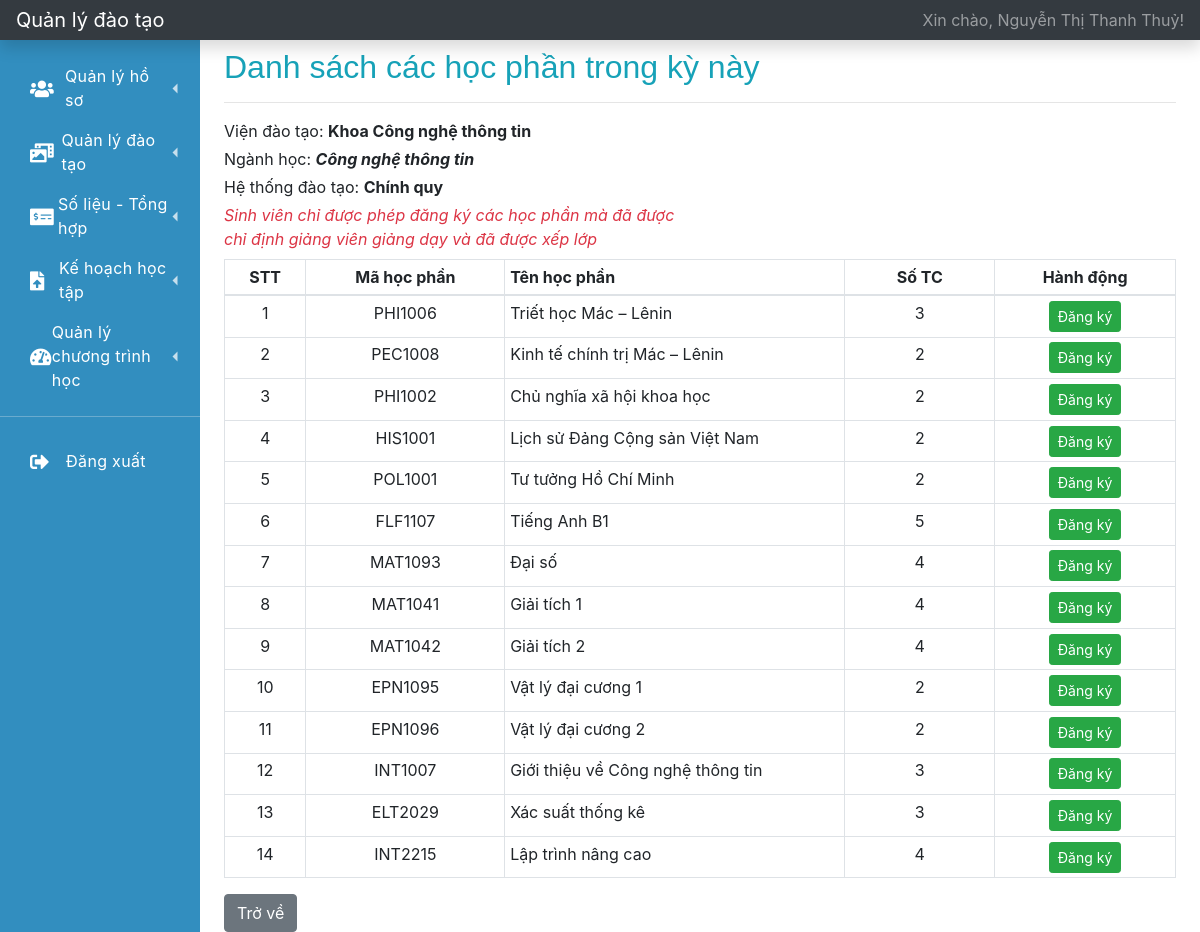
Screenshot of /index.php?r=danh-sach-hoc-phan (signed in) with the database file from the repository.
### tables this page shows
CREATE TABLE `user` (
  `id` int(11) NOT NULL,
  `username` varchar(64) NOT NULL,
  `password` varchar(128) NOT NULL,
  `user_type` varchar(32) NOT NULL,
  `user_code` varchar(32) DEFAULT NULL,
  `fullname` varchar(128) NOT NULL,
  `dob` date NOT NULL,
  `phone_number` varchar(15) DEFAULT NULL,
  `email` varchar(64) DEFAULT NULL,
  `address` varchar(512) DEFAULT NULL,
  `status` varchar(32) NOT NULL DEFAULT 'active'
);

CREATE TABLE `training_institute` (
  `id` int(11) NOT NULL,
  `training_institute_code` varchar(32) NOT NULL,
  `training_institute_name` varchar(128) NOT NULL
);

CREATE TABLE `training_majors` (
  `id` int(11) NOT NULL,
  `training_institute_code` varchar(32) NOT NULL,
  `training_system_code` varchar(32) NOT NULL,
  `training_majors_code` varchar(32) NOT NULL,
  `training_majors_name` varchar(128) NOT NULL
);

CREATE TABLE `training_system` (
  `id` int(11) NOT NULL,
  `training_system_code` varchar(32) NOT NULL,
  `training_system_name` varchar(128) NOT NULL
);

CREATE TABLE `subject` (
  `id` int(11) NOT NULL,
  `training_majors_code` varchar(32) NOT NULL,
  `training_system_code` varchar(32) NOT NULL,
  `subject_code` varchar(32) NOT NULL,
  `subject_name` varchar(128) NOT NULL,
  `num_of_credit` tinyint(2) NOT NULL
);

### function.php (called while the page is built, shortened)
<?php
    function getInfoLoginFromSession()
    {
        $key = 'user_login';
        if (isset($_SESSION[$key])) {
            $data = $_SESSION[$key];
            return $data;
        }
        return array();
    }
    function getFullnameUserLogin()
    {
        $info_user = getInfoLoginFromSession();
        if (empty($info_user) == false) {
            $fullname = $info_user['fullname'];
            return $fullname;
        }
        return '';
    }
    function getUserIdLogin()
    {
        $info_user = getInfoLoginFromSession();
        if (empty($info_user) == false) {
            $fullname = $info_user['id'];
            return $fullname;
        }
        return '';
    }
?>

### database.php (called while the page is built, shortened)
<?php
    function getOne($instance_db, $sql)
    {
        $stmt = $instance_db->prepare($sql);
        $stmt->setFetchMode(PDO::FETCH_ASSOC);
        $stmt->execute();
        return $stmt->fetch();
    }
    function getAll($instance_db, $sql)
    {
        $stmt = $instance_db->prepare($sql);
        $stmt->setFetchMode(PDO::FETCH_ASSOC);
        $stmt->execute();
        $data = array();
        while ($row = $stmt->fetch()) {
            $data[] = $row;
        }
        return $data;
    }
    function getInfoLogin($instance_db, $username, $password)
    {
        $sql = "SELECT * FROM USER WHERE USERNAME = '{$username}' AND PASSWORD = '{$password}'";
        return getOne($instance_db, $sql);
    }
?>

### danh-sach-hoc-phan.php (the view, shortened to what this page needs)
<?php
    $sql1 = "SELECT TRAINING_INSTITUTE_NAME, TRAINING_MAJORS_NAME FROM PROFILE AS P INNER JOIN TRAINING_INSTITUTE AS TI ON P.TRAINING_INSTITUTE_CODE = TI.TRAINING_INSTITUTE_CODE " .
            "INNER JOIN TRAINING_MAJORS AS TM ON TI.TRAINING_INSTITUTE_CODE = TM.TRAINING_INSTITUTE_CODE WHERE P.USER_ID = {$user_id}";
    $training_institute = getOne($connect, $sql1);
    $sql2 = "SELECT TRAINING_SYSTEM_NAME FROM TRAINING_SYSTEM AS TS INNER JOIN TRAINING_MAJORS AS TM ON TS.TRAINING_SYSTEM_CODE = TM.TRAINING_SYSTEM_CODE " .
            "INNER JOIN TRAINING_INSTITUTE AS TI ON TM.TRAINING_INSTITUTE_CODE = TI.TRAINING_INSTITUTE_CODE " .
            "INNER JOIN PROFILE AS P ON TI.TRAINING_INSTITUTE_CODE = P.TRAINING_INSTITUTE_CODE WHERE P.USER_ID = {$user_id}";
    $training_system = getOne($connect, $sql2);
    $sql3 = "SELECT * FROM SUBJECT AS S INNER JOIN TRAINING_MAJORS AS TM ON S.TRAINING_MAJORS_CODE = TM.TRAINING_MAJORS_CODE WHERE TM.TRAINING_INSTITUTE_CODE = (SELECT TRAINING_INSTITUTE_CODE FROM PROFILE WHERE USER_ID = {$user_id}) " .
            "AND S.SUBJECT_CODE IN (SELECT SUBJECT_CODE FROM TEACHING WHERE STATUS ='inprogress')";
    $list_subject = getAll($connect, $sql3);
?>
<h2 class=" mt-2 text-info">Danh sách các học phần trong kỳ này</h2>
<hr>
<div class="container-fluid">
    <div class="row">
        <div class="col-sm-6 pl-0">
            <p class="mb-1">Viện đào tạo: <b><?= $training_institute['TRAINING_INSTITUTE_NAME']?></b></p>
            <p class="mb-1">Ngành học: <b><i><?= $training_institute['TRAINING_MAJORS_NAME']?></i></b></p>
            <p class="mb-1">Hệ thống đào tạo: <b><?= $training_system['TRAINING_SYSTEM_NAME']?></b></p>
            <i class="text-danger">Sinh viên chỉ được phép đăng ký các học phần mà đã được chỉ định giảng viên giảng dạy và đã được xếp lớp</i>
        </div>
    </div>
</div>
<div class="table-responsive mt-2">
    <table class="table table-sm table-bordered table-hover">
        <thead>
            <tr>
                <th class="text-center" style="width: 1%;">STT</th>
                <th class="text-center" style="width: 3%;">Mã học phần</th>
                <th class="" style="width: 7%;">Tên học phần</th>
                <th class="text-center" style="width: 3%;">Số TC</th>
                <th class="text-center" style="width: 3%;">Hành động</th>
            </tr>
        </thead>
        <tbody>
        <?php
        $stt = 1;
        foreach ($list_subject as $subject) {
            ?>
            <tr>
                <td class="text-center"><?= $stt?></td>
                <td class="text-center"><?= $subject['subject_code']?></td>
                <td class=""><?= $subject['subject_name']?></td>
                <td class="text-center"><?= $subject['num_of_credit']?></td>
                <td class="text-center">
                    <a href="<?= '?r=dang-ky-hoc-phan&subject_code=' . $subject['subject_code']?>" class="btn btn-sm btn-success">Đăng ký</a>
                </td>
            </tr>
        <?php
            $stt++;
        }
        ?>
        </tbody>
    </table>
</div>
<a href="?r=trang-chu" class="btn btn-secondary">Trở về</a>

### layouts/topbar.php
<nav class="navbar navbar-dark sticky-top bg-dark flex-md-nowrap p-0 shadow">
    <a class="navbar-brand col-md-3 col-lg-2 mr-0 px-3" href="?r=trang-chu">Quản lý đào tạo</a>
    <ul class="navbar-nav px-3">
        <li class="nav-item text-nowrap">
            <a class="nav-link" href="?r=ho-so-ca-nhan">Xin chào, <?= getFullnameUserLogin()?>!</a>
        </li>
    </ul>
</nav>

### css/navbar.css (style rules this page uses)
:root { --font-family-sans-serif: "Open Sans", -apple-system, BlinkMacSystemFont, "Segoe UI", Roboto, "Helvetica Neue", Arial, sans-serif, "Apple Color Emoji", "Segoe UI Emoji", "Segoe UI Symbol", "Noto Color Emoji"; }
*, *::before, *::after { -webkit-box-sizing: border-box; box-sizing: border-box; }
html { font-family: sans-serif; line-height: 1.15; -webkit-text-size-adjust: 100%; -webkit-tap-highlight-color: rgba(0, 0, 0, 0); }
nav { display: block; }
h1, h2, h3, h4, h5, h6 { margin-top: 0; margin-bottom: 0.5rem; }
p { margin-top: 0; margin-bottom: 1rem; }
a { color: #3f84fc; text-decoration: none; background-color: transparent; }
h1, h2, h3, h4, h5, h6, .h1, .h2, .h3, .h4, .h5, .h6 { font-family: "Nunito", sans-serif; margin-bottom: 0.5rem; font-weight: 500; line-height: 1.2; }

### rows the page displays
user: fullname "Nguyễn Thị Thanh Thuỷ"
training_institute: training_institute_name "Khoa Công nghệ thông tin"
training_majors: training_majors_name "Công nghệ thông tin"
training_system: training_system_name "Chính quy"
subject: subject_code "PHI1006", subject_name "Triết học Mác – Lênin", num_of_credit "3"
subject: subject_code "PEC1008", subject_name "Kinh tế chính trị Mác – Lênin", num_of_credit "2"
subject: subject_code "PHI1002", subject_name "Chủ nghĩa xã hội khoa học", num_of_credit "2"
subject: subject_code "HIS1001", subject_name "Lịch sử Đảng Cộng sản Việt Nam", num_of_credit "2"
subject: subject_code "POL1001", subject_name "Tư tưởng Hồ Chí Minh", num_of_credit "2"
subject: subject_code "FLF1107", subject_name "Tiếng Anh B1", num_of_credit "5"
subject: subject_code "MAT1093", subject_name "Đại số", num_of_credit "4"
subject: subject_code "MAT1041", subject_name "Giải tích 1", num_of_credit "4"
subject: subject_code "MAT1042", subject_name "Giải tích 2", num_of_credit "4"
subject: subject_code "EPN1095", subject_name "Vật lý đại cương 1", num_of_credit "2"
subject: subject_code "EPN1096", subject_name "Vật lý đại cương 2", num_of_credit "2"
subject: subject_code "INT1007", subject_name "Giới thiệu về Công nghệ thông tin", num_of_credit "3"
subject: subject_code "ELT2029", subject_name "Xác suất thống kê", num_of_credit "3"
subject: subject_code "INT2215", subject_name "Lập trình nâng cao", num_of_credit "4"
